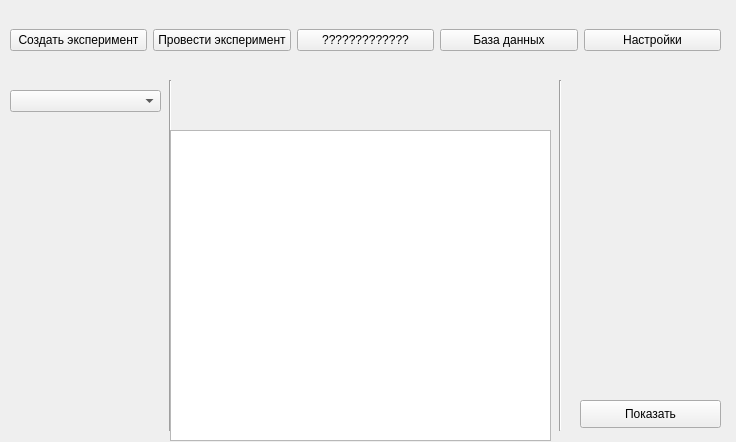
<?xml version="1.0" encoding="UTF-8"?>
<ui version="4.0">
 <class>WindowCreate</class>
 <widget class="QMainWindow" name="WindowCreate">
  <property name="geometry">
   <rect>
    <x>0</x>
    <y>0</y>
    <width>736</width>
    <height>442</height>
   </rect>
  </property>
  <property name="windowTitle">
   <string>MainWindow</string>
  </property>
  <widget class="QWidget" name="centralwidget">
   <widget class="QWidget" name="horizontalLayoutWidget">
    <property name="geometry">
     <rect>
      <x>10</x>
      <y>10</y>
      <width>711</width>
      <height>61</height>
     </rect>
    </property>
    <layout class="QHBoxLayout" name="horizontalLayout">
     <item>
      <widget class="QPushButton" name="btnCreate">
       <property name="text">
        <string>Создать эксперимент</string>
       </property>
      </widget>
     </item>
     <item>
      <widget class="QPushButton" name="btnDo">
       <property name="text">
        <string>Провести эксперимент</string>
       </property>
      </widget>
     </item>
     <item>
      <widget class="QPushButton" name="btn">
       <property name="text">
        <string>?????????????</string>
       </property>
      </widget>
     </item>
     <item>
      <widget class="QPushButton" name="btnBd">
       <property name="text">
        <string>База данных</string>
       </property>
      </widget>
     </item>
     <item>
      <widget class="QPushButton" name="btnSett">
       <property name="text">
        <string>Настройки</string>
       </property>
      </widget>
     </item>
    </layout>
   </widget>
   <widget class="Line" name="line_3">
    <property name="geometry">
     <rect>
      <x>160</x>
      <y>80</y>
      <width>20</width>
      <height>351</height>
     </rect>
    </property>
    <property name="orientation">
     <enum>Qt::Vertical</enum>
    </property>
   </widget>
   <widget class="Line" name="line_4">
    <property name="geometry">
     <rect>
      <x>550</x>
      <y>80</y>
      <width>20</width>
      <height>351</height>
     </rect>
    </property>
    <property name="orientation">
     <enum>Qt::Vertical</enum>
    </property>
   </widget>
   <widget class="QPushButton" name="btnDateShow">
    <property name="geometry">
     <rect>
      <x>580</x>
      <y>400</y>
      <width>141</width>
      <height>28</height>
     </rect>
    </property>
    <property name="text">
     <string>Показать</string>
    </property>
   </widget>
   <widget class="QComboBox" name="cbData">
    <property name="geometry">
     <rect>
      <x>10</x>
      <y>90</y>
      <width>151</width>
      <height>22</height>
     </rect>
    </property>
   </widget>
   <widget class="QTextBrowser" name="tbData">
    <property name="geometry">
     <rect>
      <x>170</x>
      <y>130</y>
      <width>381</width>
      <height>311</height>
     </rect>
    </property>
   </widget>
  </widget>
 </widget>
 <resources/>
 <connections/>
</ui>
